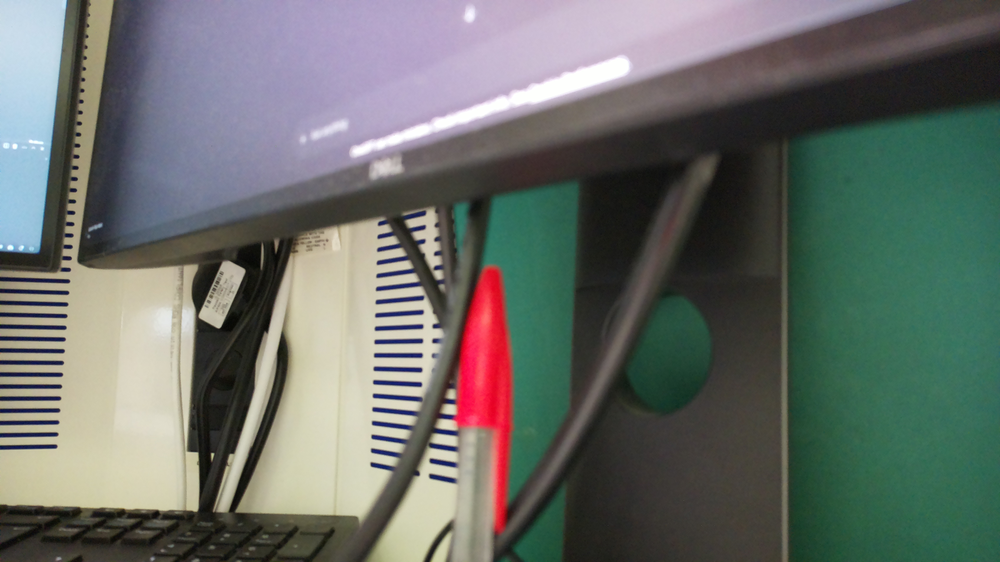
#> input picture course/versions/ai-workshops/02_vision/_resources/pictures/captured_frame.png, 1000 x 562 px, shrunk from 4608 x 2592 before the run
$ jupyter execute 02_opencv_basics.ipynb
#> lines starting #> are read from the running program, lines starting #| are printed output that depends on the picture; after the words box and inside, x2 and y2 are one past the last pixel; in counts of white or black regions, pixels touching at a corner belong together
[cell 1]
import cv2
import numpy as np
import matplotlib.pyplot as plt

[cell 2]
img = cv2.imread("../pictures/captured_frame.png")
#> img is the input picture: shape (562, 1000, 3); mean B, G, R 104.8, 109.9, 104.6

if img is None:
    print("Image not found.")
else:
    rgb = cv2.cvtColor(img, cv2.COLOR_BGR2RGB)
    plt.imshow(rgb)
    plt.axis("off")
    plt.title("Loaded image")
    plt.show()

[cell 3]
gray = cv2.cvtColor(img, cv2.COLOR_BGR2GRAY)
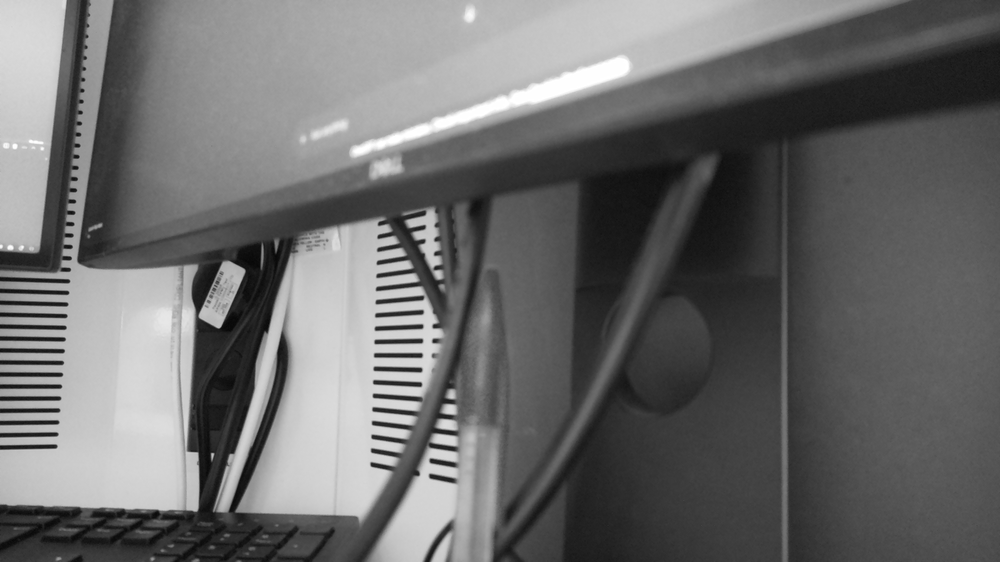
#> gray: shape (562, 1000); min 7, max 255, mean 107.7

plt.imshow(gray, cmap="gray")
plt.title("Grayscale image")
plt.axis("off")
plt.show()

[cell 4]
blur = cv2.GaussianBlur(gray, (9,9), 0)

plt.imshow(blur, cmap="gray")
plt.title("Blurred image")
plt.axis("off")
plt.show()

[cell 5]
edges = cv2.Canny(blur, 50, 150)
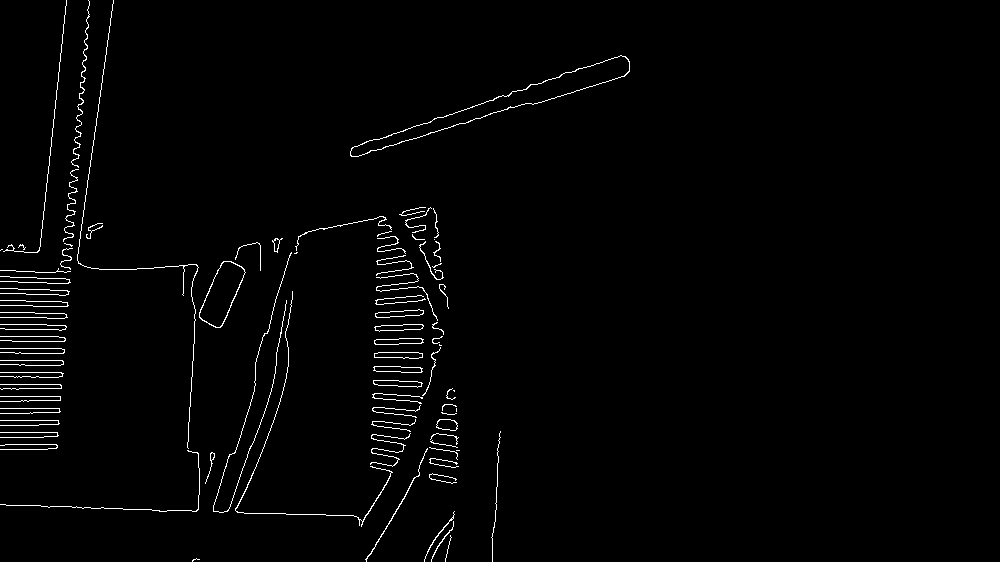
#> edges: shape (562, 1000); 1.6% white in thin lines or dots, all inside (x1, y1, x2, y2) = (0, 0, 630, 562)

plt.imshow(edges, cmap="gray")
plt.title("Edges (Canny)")
plt.axis("off")
plt.show()

[cell 6]
_, thresh = cv2.threshold(gray, 120, 255, cv2.THRESH_BINARY)
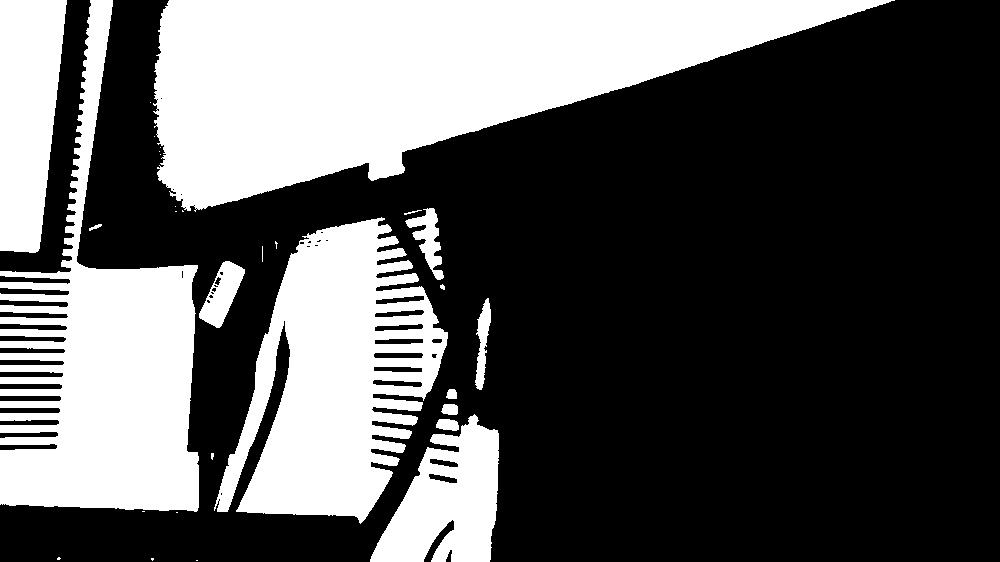
#> thresh: shape (562, 1000); 35.5% white; 30 white regions (16 under 20 px)

plt.imshow(thresh, cmap="gray")
plt.title("Threshold")
plt.axis("off")
plt.show()

[cell 7]
contours, _ = cv2.findContours(thresh, cv2.RETR_EXTERNAL, cv2.CHAIN_APPROX_SIMPLE)
#> contours = 30 contours, 18 with area under 20; largest, box (x1, y1, x2, y2) and area: (153, 0, 895, 212) 83376, (0, 0, 199, 512) 44586, (214, 217, 448, 524) 40765, (0, 0, 67, 253) 13148, (370, 414, 499, 562) 11468

canvas = rgb.copy()
cv2.drawContours(canvas, contours, -1, (255,0,0), 2)
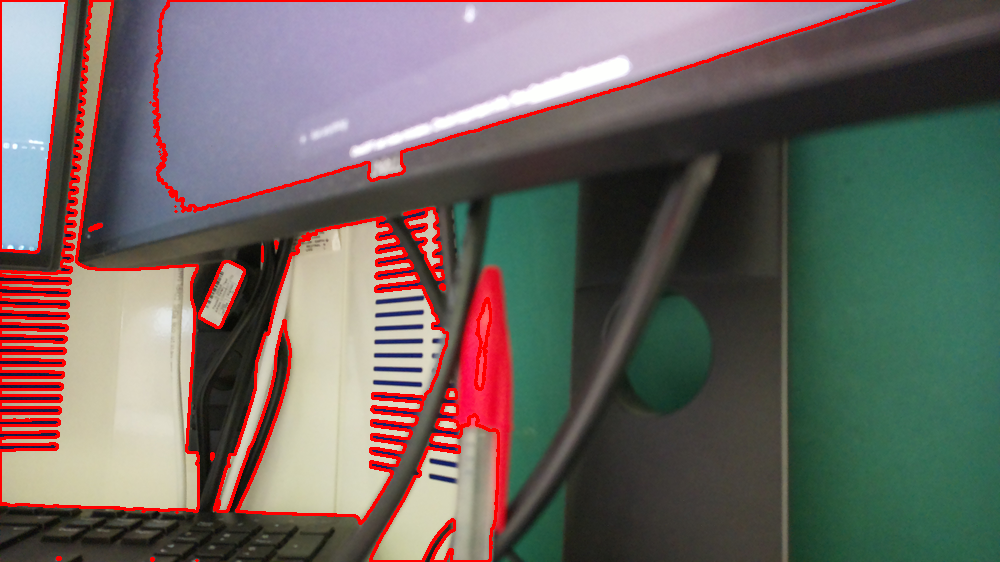
#> canvas: shape (562, 1000, 3); mean R, G, B 110.3, 102.9, 98

plt.imshow(canvas)
plt.title("Detected contours")
plt.axis("off")
plt.show()

print("Contours found:", len(contours))
#| Contours found: 30

[cell 8]
canvas = rgb.copy()

for c in contours:
    x,y,w,h = cv2.boundingRect(c)
    cv2.rectangle(canvas,(x,y),(x+w,y+h),(0,255,0),2)
#> this loop made 30 passes
#> (x, y, w, h) on passes 2, 3, 6, 7, 8, 9, 10, 11, 12, 13, 15, 16: (151, 558, 3, 3), (57, 557, 4, 3), (211, 453, 3, 7), (436, 419, 23, 12), (370, 414, 129, 148), (441, 404, 17, 11), (446, 389, 11, 10), (475, 298, 16, 92), (440, 284, 5, 6), (199, 261, 46, 67), (275, 241, 3, 8), (89, 224, 13, 7)
#> (c, x, y, w, h) on passes 1, 4, 5, 14, 18, 20: ([[196, 560], [197, 560]], 196, 560, 2, 1), ([[176, 512], [177, 512]], 176, 512, 2, 1), ([[142, 511], [144, 511]], 142, 511, 3, 1), ([[262, 246], [262, 261]], 262, 246, 1, 16), ([[175, 211], [176, 211]], 175, 211, 2, 1), ([[182, 210], [182, 211], [183, 211]], 182, 210, 2, 2)
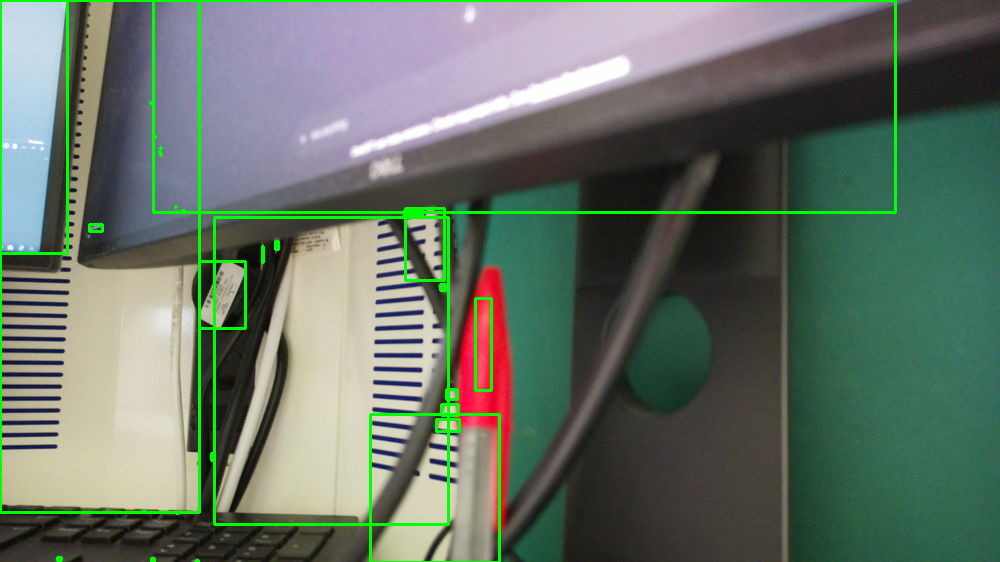
#> canvas: shape (562, 1000, 3); mean R, G, B 101.3, 114.7, 101.9

plt.imshow(canvas)
plt.title("Bounding boxes")
plt.axis("off")
plt.show()

$ run again, with course/versions/ai-workshops/02_vision/_resources/pictures/epl.webp saved as course/versions/ai-workshops/02_vision/_resources/pictures/captured_frame.png
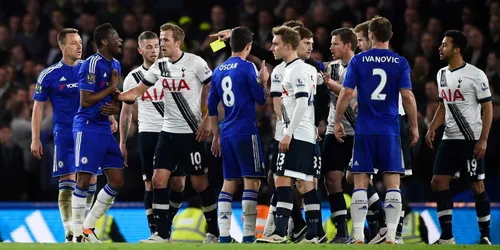
#> input picture course/versions/ai-workshops/02_vision/_resources/pictures/epl.webp, 500 x 250 px
#> img is the input picture: shape (250, 500, 3); mean B, G, R 74.9, 66.4, 64.5
#> `edges = cv2.Canny(blur, 50, 150)`:
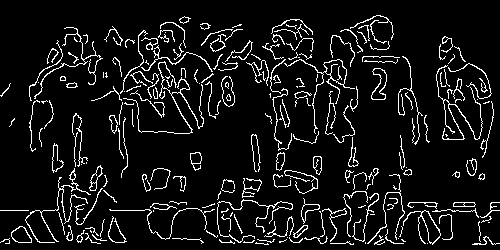
#> edges: shape (250, 500); 8.3% white in thin lines or dots
#> thresh: shape (250, 500); 23.2% white; 296 white regions (228 under 20 px)
#> contours = 283 contours, 232 with area under 20; largest, box (x1, y1, x2, y2) and area: (0, 183, 420, 250) 12152, (120, 32, 213, 133) 4770, (270, 38, 326, 147) 3381, (437, 63, 491, 140) 2134, (37, 33, 82, 84) 408
#| Contours found: 283
#> the loop `for c in contours:` made 283 passes
#> (x, y, w, h) on passes 3 to 5: (466, 245, 1, 1), (435, 245, 1, 1), (416, 243, 10, 5)
#> after the loop `for c in contours:`:
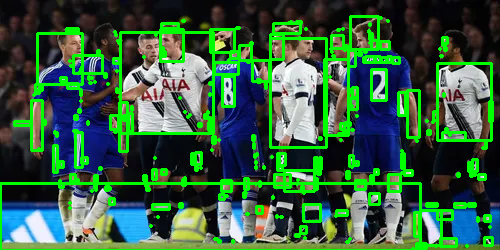
#> canvas: shape (250, 500, 3); mean R, G, B 53.9, 94.7, 63.7

$ run again, with course/versions/ai-workshops/02_vision/_resources/pictures/google_ceo.jpg saved as course/versions/ai-workshops/02_vision/_resources/pictures/captured_frame.png
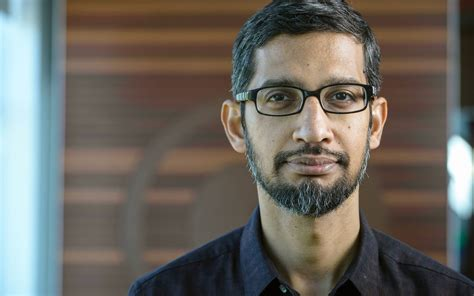
#> input picture course/versions/ai-workshops/02_vision/_resources/pictures/google_ceo.jpg, 474 x 296 px
#> img is the input picture: shape (296, 474, 3); mean B, G, R 96.8, 104.1, 108.4
#> `edges = cv2.Canny(blur, 50, 150)`:
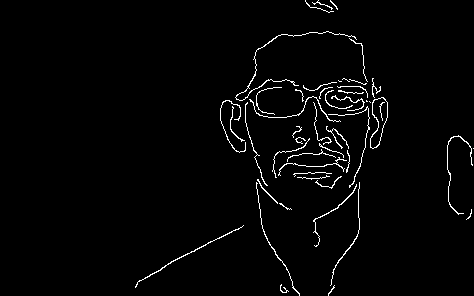
#> edges: shape (296, 474); 2.1% white in thin lines or dots, all inside (x1, y1, x2, y2) = (135, 0, 474, 296)
#> thresh: shape (296, 474); 27.5% white; 116 white regions (94 under 20 px)
#> contours = 116 contours, 99 with area under 20; largest, box (x1, y1, x2, y2) and area: (0, 0, 66, 296) 16998, (245, 97, 387, 183) 5712, (236, 33, 367, 101) 4611, (447, 109, 474, 235) 2266, (314, 182, 360, 266) 1992
#| Contours found: 116
#> the loop `for c in contours:` made 116 passes
#> (x, y, w, h) on passes 2, 3, 4, 5, 7, 8, 9, 12: (294, 276, 11, 16), (71, 252, 43, 9), (303, 247, 1, 1), (308, 232, 1, 1), (300, 227, 5, 4), (303, 225, 1, 1), (300, 216, 1, 1), (292, 204, 1, 1)
#> after the loop `for c in contours:`:
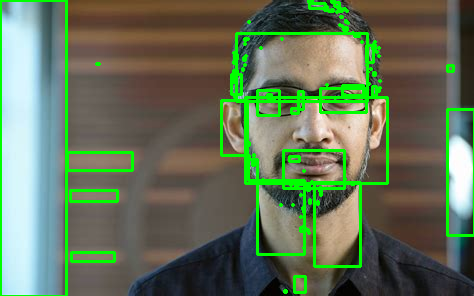
#> canvas: shape (296, 474, 3); mean R, G, B 100, 116.2, 89.2

$ run again, with course/versions/ai-workshops/02_vision/_resources/pictures/group_photo.webp saved as course/versions/ai-workshops/02_vision/_resources/pictures/captured_frame.png
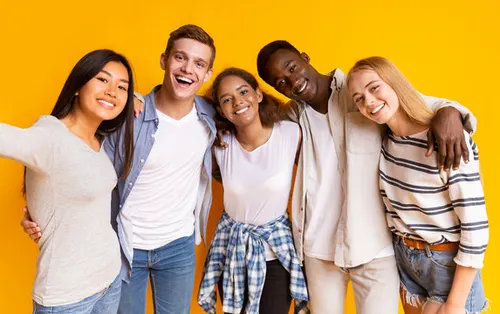
#> input picture course/versions/ai-workshops/02_vision/_resources/pictures/group_photo.webp, 500 x 314 px
#> img is the input picture: shape (314, 500, 3); mean B, G, R 105, 162.5, 198.5
#> `edges = cv2.Canny(blur, 50, 150)`:
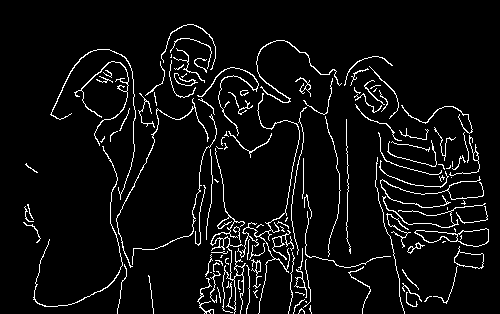
#> edges: shape (314, 500); 5.7% white in thin lines or dots, all inside (x1, y1, x2, y2) = (23, 24, 489, 314)
#> thresh: shape (314, 500); 79% white; 195 black regions (160 under 20 px)
#> contours = 91 contours, 81 with area under 20; largest, box (x1, y1, x2, y2) and area: (0, 0, 500, 314) 127756, (388, 142, 437, 167) 598, (423, 246, 448, 272) 214, (144, 275, 154, 314) 190, (210, 229, 228, 254) 144
#| Contours found: 91
#> the loop `for c in contours:` made 91 passes
#> (x, y, w, h) on passes 2, 3, 4, 5, 15, 16, 17, 18: (157, 311, 1, 1), (299, 310, 6, 4), (163, 308, 4, 3), (308, 306, 1, 1), (439, 283, 1, 1), (241, 283, 1, 1), (401, 282, 21, 26), (204, 282, 3, 4)
#> after the loop `for c in contours:`:
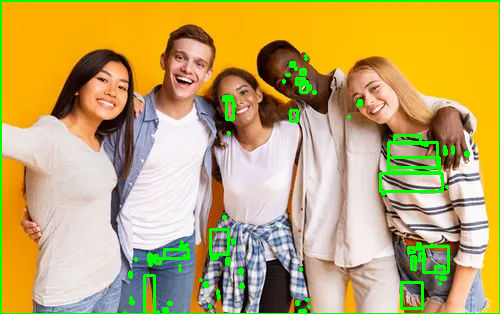
#> canvas: shape (314, 500, 3); mean R, G, B 191.3, 168.5, 101.7
